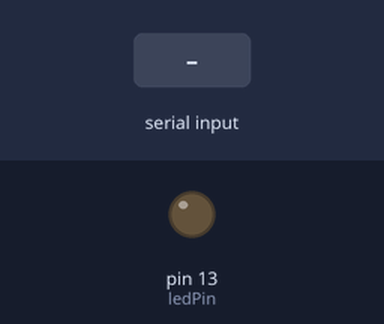
This sketch was run on a simulated Arduino Uno, built with avr-gcc and run on an emulated ATmega328P. Parts: output pins drawn as LEDs (lit = HIGH). The inputs (shaded band) are chosen by the test bench.

Above: at 1.2 s.
1.3 s: "H" received over Serial
At 2.2 s:
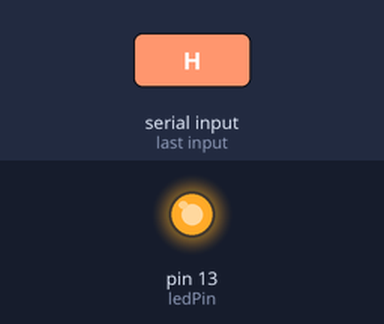
2.8 s: "I" received over Serial
At 3.4 s:
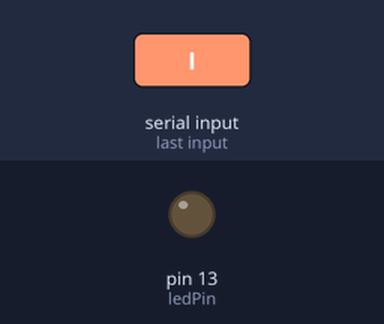
Timing chart, 0 to 5.8 s (numbered marks = the images above; inputs shaded):
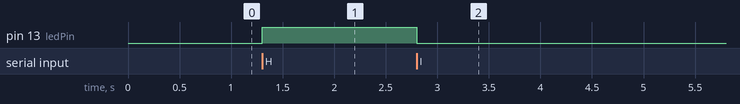

Measured:
- after the input at 1.3 s, pin 13 (ledPin): LOW → HIGH at once
- after the input at 2.8 s, pin 13 (ledPin): HIGH → LOW at once

The sketch:

receiver.ino
```cpp
int ledPin = 13;
int incomingByte;

void setup()
{
 pinMode(ledPin, OUTPUT);
 Serial.begin(9600);
}

void loop()
{
  if(Serial.available() > 0)
  {
    incomingByte = Serial.read();
    if(incomingByte == 'H') digitalWrite(ledPin, HIGH);
    else if(incomingByte == 'I') digitalWrite(ledPin, LOW);
  }


}
```
